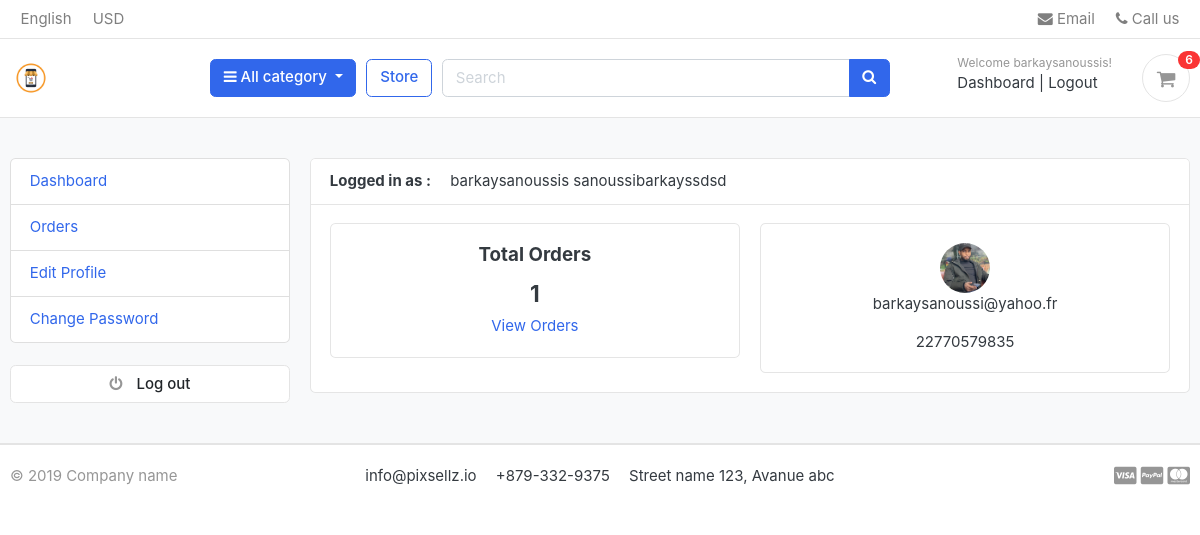
Screenshot of /accounts/dashboard/ (signed in) with the database file from the repository.
### accounts/models.py (models this page shows, shortened)
class Account(AbstractBaseUser):
    first_name = models.CharField(max_length=50)
    last_name = models.CharField(max_length=50)
    username = models.CharField(max_length=50, unique=True)
    email = models.CharField(max_length=100, unique=True)
    phone_number = models.CharField(max_length=50)
    date_joined = models.DateTimeField(auto_now_add=True)
    last_login = models.DateTimeField(auto_now_add=True)
    is_admin = models.BooleanField(default=False)
    is_staff = models.BooleanField(default=False)
    is_active = models.BooleanField(default=False)
    is_superadmin = models.BooleanField(default=False)
    USERNAME_FIELD = 'email'
    REQUIRED_FIELDS = ['username', 'first_name', 'last_name']
    objects = MyAccountManager()
    def full_name(self):
        return f'{self.first_name} {self.last_name}'

class UserProfile(models.Model):
    user = models.OneToOneField(Account, on_delete=models.CASCADE)
    address_line_1 = models.CharField(max_length=100, blank=True)
    address_line_2 = models.CharField(max_length=100, blank=True)
    profile_picture = models.ImageField(upload_to='userprofile')
    city = models.CharField(blank=True, max_length=20)
    state = models.CharField(blank=True, max_length=20)
    country = models.CharField(blank=True, max_length=20)

### accounts/views.py (the view)
# urls.py: path('dashboard/', views.dashboard, name='dashboard'),
@login_required(login_url='login')
def dashboard(request):
    orders = Order.objects.order_by("-created_at").filter(user_id=request.user.id, is_ordered=True)
    orders_count = orders.count()
    userprofile = UserProfile.objects.get(user_id = request.user.id)
    context = {
        'orders_count':orders_count,
        'userprofile':userprofile,
    }
    return render(request, 'accounts/dashboard.html', context)

### carts/context_processors.py (called while the page is built)
def counter(request):
    cart_count = 0
    if 'admin' in request.path:
        return {}
    else:
        try:
            cart = Cart.objects.filter(cart_id=_cart_id(request))
            if request.user.is_authenticated:
                cart_items = CartItem.objects.all().filter(user=request.user)
            else:
                cart_items = CartItem.objects.all().filter(cart=cart[:1])
            for cart_item in cart_items:
                cart_count += cart_item.quantity
        except Cart.DoesNotExist:
            cart_count = 0
    return dict(cart_count=cart_count)

### carts/views.py (called while the page is built)
def _cart_id(request):
    session_key = request.session.session_key
    if not session_key:
        session_key = request.session.create()
    return session_key

### category/context_processors.py (called while the page is built)
def menu_links(request):
    links= category.objects.all()
    return dict(links=links)

### category/models.py (called while the page is built)
    def get_url(self):
        return reverse('products_by_category', args=[self.slug])

### templates/accounts/dashboard.html (shortened to what this page needs)
{% extends 'base.html' %}
{% block content %}
<section class="section-conten padding-y bg">
<div class="container">
	<div class="row">
	{% include 'includes/dashboard_sidebar.html' %}
	<main class="col-md-9">
		<article class="card">
		<header class="card-header">
			<strong class="d-inline-block mr-3">Logged in as :</strong>
			<span>{{user.full_name}}</span>
		</header>
		<div class="card-body">
			<div class="row">
				<div class="col-md-6">
					<div class="card" style="text-align:center;">
						<div class="card-body">
							<h5 class="card-title">Total Orders</h5>
								<h4>{{orders_count}}</h4>
							<a href="{% url 'my_orders' %}">View Orders</a>
						</div>
					</div>
				</div>
				<div class="col-md-6">
					<div class="card" style="text-align:center;">
						<div class="card-body">
						<img src="{{userprofile.profile_picture.url}}" alt="User Profile Picture" width="50" height="50" style="border-radius:50%;">
							<p class="bm-0">{{user.email}}</p>
							<p>{{user.phone_number}}</p>
						</div>
					</div>
				</div>
			</div>
		</div>
		</article>
	</main>
</div>
</div>
</section>
{% endblock content %}

### templates/includes/navbar.html (shortened to what this page needs)
{% load static %}
<header class="section-header">
<nav class="navbar p-md-0 navbar-expand-sm navbar-light border-bottom">
<div class="container">
  <div class="collapse navbar-collapse" id="navbarTop4">
    <ul class="navbar-nav mr-auto">
    	<li class="nav-item dropdown">
		 	<a href="#" class="nav-link">   English </a>
		</li>
		<li class="nav-item dropdown">
			<a href="#" class="nav-link"> USD </a>
		</li>
    </ul>
    <ul class="navbar-nav">
		<li><a href="#" class="nav-link"> <i class="fa fa-envelope"></i> Email </a></li>
		<li><a href="#" class="nav-link"> <i class="fa fa-phone"></i> Call us </a></li>
	</ul>
  </div>
</div>
</nav>
<section class="header-main border-bottom">
	<div class="container">
<div class="row align-items-center">
	<div class="col-lg-2 col-md-3 col-6">
		<a href="{% url 'home' %}" class="brand-wrap">
			<img class="logo" src="{% static 'static/images/logo.png' %}">
		</a>
	</div>
	<div class="col-lg col-sm col-md col-6 flex-grow-0">
		<div class="category-wrap dropdown d-inline-block float-right">
			<button type="button" class="btn btn-primary dropdown-toggle" data-toggle="dropdown">
				<i class="fa fa-bars"></i> All category
			</button>
		</div>
	</div>
	<a href="{% url 'store' %}" class="btn btn-outline-primary">Store</a>
	<div class="col-lg  col-md-6 col-sm-12 col">
		<form action="{% url 'search' %}" class="search" method="GET">
			<div class="input-group w-100">
			    <input name='keyword' type="text" class="form-control" style="width:60%;" placeholder="Search">
			    <div class="input-group-append">
			      <button class="btn btn-primary" type="submit">
			        <i class="fa fa-search"></i>
			      </button>
			    </div>
		    </div>
		</form>
	</div>
	<div class="col-lg-3 col-sm-6 col-8 order-2 order-lg-3">
				<div class="d-flex justify-content-end mb-3 mb-lg-0">
					{% if user.id is None %}
					<div class="widget-header">
						<small class="title text-muted">Welcome guest!</small>
						<div>
							<a href="{% url 'login' %}">Sign in</a> <span class="dark-transp"> | </span>
							<a href="{% url 'register' %}"> Register</a>
						</div>
					</div>
					<a href="{% url 'cart' %}" class="widget-header pl-3 ml-3">
						<div class="icon icon-sm rounded-circle border"><i class="fa fa-shopping-cart"></i></div>
						<span class="badge badge-pill badge-danger notify">{{cart_count}}</span>
					</a>
				  </div>
					{% else %}
					            <div class="widget-header">
									<small class="title text-muted">Welcome {{user.first_name}}!</small>
									<div>
										<a href="{% url 'dashboard' %}">Dashboard</a> <span class="dark-transp"> | </span>
										<a href="{% url 'logout' %}"> Logout</a>
									</div>
								</div>
		             {% endif %}
									<a href="{% url 'cart' %}" class="widget-header pl-3 ml-3">
										<div class="icon icon-sm rounded-circle border"><i class="fa fa-shopping-cart"></i></div>
										<span class="badge badge-pill badge-danger notify">{{cart_count}}</span>
									</a>
	                </div>
			</div>
</div>
	</div>
</section>
</header>

### static/css/ui.css (style rules this page uses)
html { font-family: "Inter", sans-serif; font-size: 15px; }
.icon-xs, .icon-sm, .icon-md, .icon-lg { display: inline-block; text-align: center; flex-shrink: 0; flex-grow: 0; }
.icon-sm { width: 48px; height: 48px; line-height: 48px !important; font-size: 20px; }
.padding-y { padding-top: 40px; padding-bottom: 40px; }
article:after, .form-group:after { display: block; clear: both; content: ""; }
.bg { background-color: #f8f9fa; }
p:last-child { margin-bottom: 0; }
.header-main { position: relative; padding-top: 1rem; padding-bottom: 1rem; }
.brand-wrap .logo, .navbar-brand .logo { margin-right: 7px; max-height: 42px; display: inline-block; }
.widget-header { display: inline-block; vertical-align: middle; position: relative; }
.widget-header a { color: #343a40; }
.widget-header i { color: #969696; }
.widget-header .title { display: block; }
.widget-header .notify { position: absolute; top: -3px; right: -10px; }
.notify { position: absolute; top: -4px; right: -10px; display: inline-block; padding: 0.25em 0.6em; font-size: 12px; line-height: 1; text-align: center; border-radius: 3rem; color: #fff; background-color: #fa3434; }

### rows the page displays
Account: first_name "barkaysanoussis", full_name "barkaysanoussis sanoussibarkayssdsd", email "barkaysanoussi@yahoo.fr", phone_number "22770579835"
UserProfile: profile_picture (picture)

### other values shown
{{ cart_count }} "6"
{{ orders_count }} "1"
